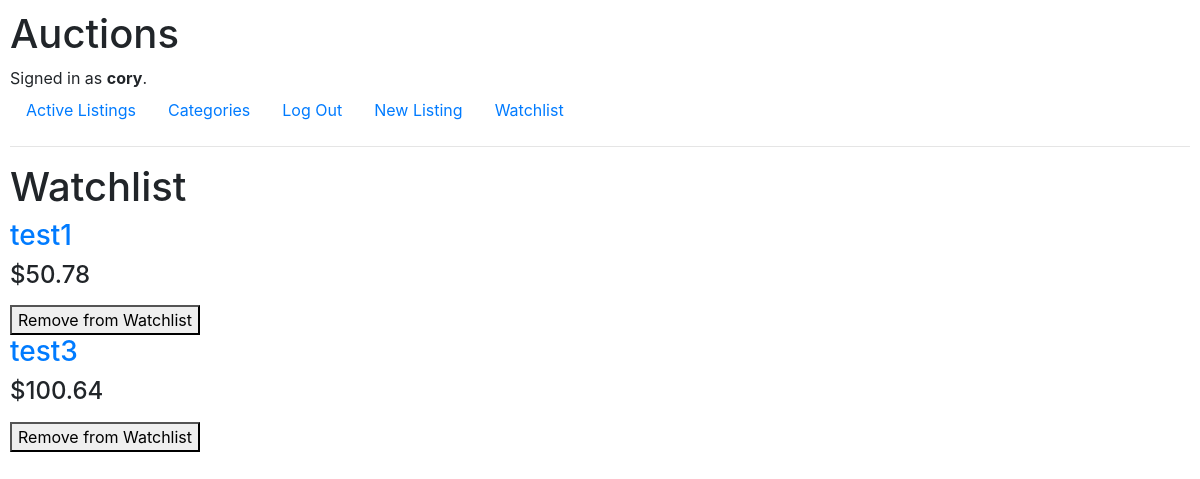
Page /watchlist (signed in) on the earlier database version.
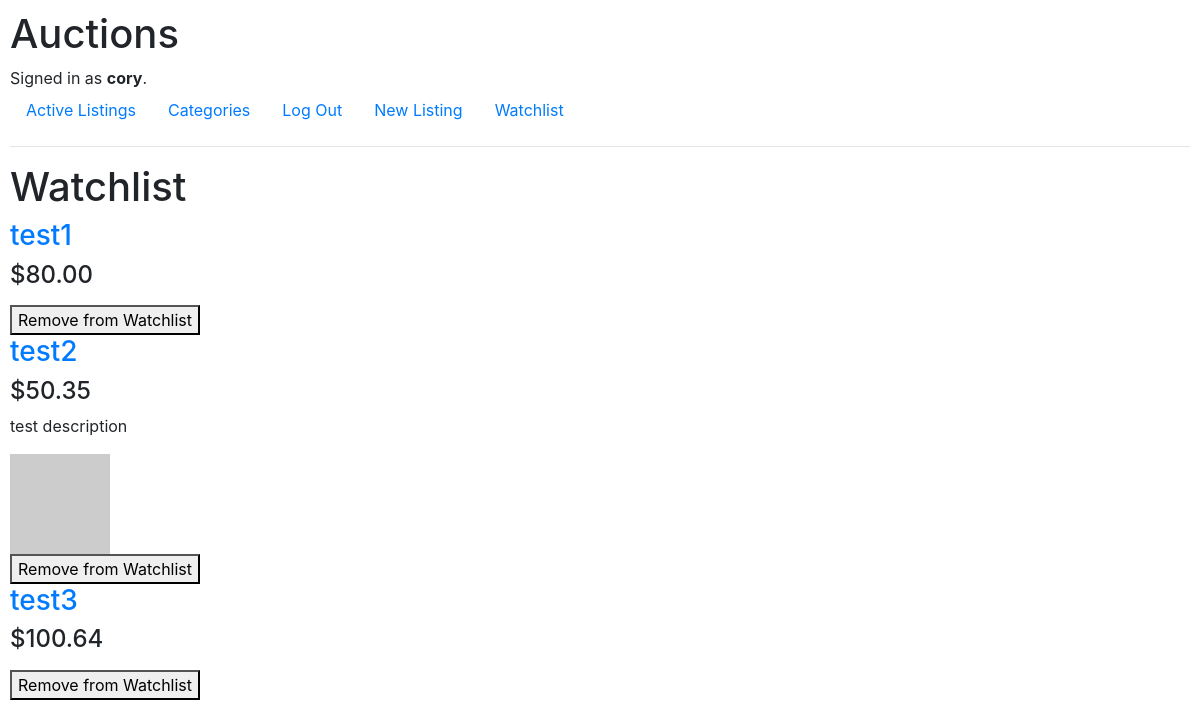
Same page on the later database version.
### auctions/models.py (models this page shows, shortened)
class Listing(models.Model):
    title = models.CharField(max_length=255)
    description = models.TextField()
    bid_price = models.DecimalField(decimal_places=2, max_digits=9)
    image_url = models.URLField()
    category = models.CharField(max_length=63)
    creator = models.ForeignKey(User, on_delete=models.CASCADE)
    active = models.BooleanField(default=True)

### auctions/views.py (the view)
# urls.py: path("watchlist", views.watchlist, name='watchlist'),
@login_required
def watchlist(request):
    return render(request, "auctions/watchlist.html", {
        "listings": request.user.listings.all()
    })

### auctions/templates/auctions/watchlist.html (shortened to what this page needs)
{% extends "auctions/layout.html" %}
{% block body %}
    <h1>Watchlist</h1>
    {% for listing in listings %}
        <a href="{% url 'listing' listing.pk %}"><h3>{{ listing.title }}</h3></a>
        <h4>${{ listing.bid_price }}</h4>
        <p>{{ listing.description }}</p>
        {% if listing.image_url %}
            <img src={{ listing.image_url }} alt="image of item">
        {% endif %}
        <form action="{% url 'delete_from_watchlist' listing.pk%}" method="post">
            <button type="submit">Remove from Watchlist</button>
        </form>
    {% endfor %}
{% endblock %}

Differences in the rows shown:
changed Listing "test1": bid_price "50.78" → "80.00"
now on this page (row edited): Listing: title "test2", bid_price "50.35", description "test description"
